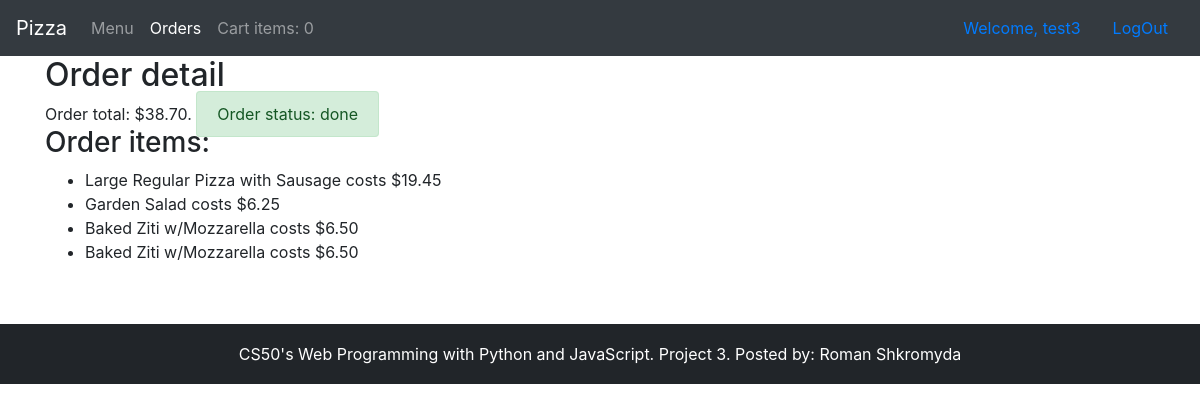
/order/21/ (signed in), run on the app's committed database.
### orders/models.py (models this page shows, shortened)
class Order(models.Model):
    created_by = models.ForeignKey(User, on_delete=models.CASCADE)
    created_on = models.DateTimeField(auto_now_add=True)
    done = models.BooleanField(default=False)
    total = models.DecimalField(max_digits=6, decimal_places=2)

class OrderItem(models.Model):
    order = models.ForeignKey(Order, on_delete=models.DO_NOTHING)
    category = models.ForeignKey(Category, on_delete=models.DO_NOTHING)
    name = models.CharField(max_length=500)
    price = models.DecimalField(max_digits=6, decimal_places=2)

### orders/views.py (the view)
# urls.py: path('order/<int:pk>/', OrderDetail.as_view(), name="order-detail"),
class OrderDetail(LoginRequiredMixin, DetailView):
    login_url = '/login/'
    context_object_name = 'order'
    queryset = Order.objects.all()
    get_allow_empty = True
    def get_context_data(self, **kwargs):
        context = super(OrderDetail, self).get_context_data(**kwargs)
        context['form'] = OrderForm
        return context

### orders/templates/orders/order_detail.html (shortened to what this page needs)
{% extends "orders/layout.html" %}
{% block content %}
    <h2>Order detail</h2>
    Order total: ${{ order.total }}.
    {% if order.done %}
        <span class="alert alert-success">Order status: done</span>
    {% endif %}
    <h3>Order items:</h3>
    <ul>
        {% for item in order.orderitem_set.all %}
            <li>{{ item.name }} costs ${{ item.price }}</li>
        {% endfor %}
    </ul>
{% endblock %}

### orders/templates/orders/layout.html (shortened to what this page needs)
<!DOCTYPE html>
<html lang="en">
<head>
    {% load static %}
    {% load bootstrap4 %}
    {% bootstrap_css %}
    <link rel="stylesheet" type="text/css" href="{% static 'orders/style.css' %}">
</head>
<body>
<nav class="navbar navbar-expand-md navbar-dark bg-dark">
    <a class="navbar-brand" href="#">Pizza</a>
    <div class="navbar-collapse collapse" id="navbarsExample04" style="">
        <ul class="navbar-nav mr-auto">
            <li class="nav-item {% if request.path == "/" %} active {% endif %}">
                <a class="nav-link" href="{% url 'index' %}">Menu <span class="sr-only">(current)</span></a>
            </li>
            {% if user.is_authenticated %}
                <li class="nav-item {% if "order" in request.path %} active {% endif %}">
                    <a class="nav-link" href="{% url 'orders' %}">Orders</a>
                </li>
                <li class="nav-item nav-link">Cart items: {{ request.session.cart_items|length }}</li>
            {% endif %}
        </ul>
        {% if not user.is_authenticated %}
            <form class="form-inline" action="{% url 'login' %}" method="post">
                {% csrf_token %}
                <div class="form-group">
                    <label for="id_username">Username:</label>
                    <input class="form-control" id="id_username" name="username" type="text" placeholder="Username"/>
                </div>
                <div class="form-group">
                    <label for="id_password">Password:</label>
                    <input class="form-control" id="id_password" name="password" type="password" placeholder="Password"/>
                </div>
                <input class="btn btn-default" type="submit" value="Login"/>
            </form>
            <a class="nav-link" href="{% url 'register' %}">Register</a>
        {% else %}
            <a class="nav-link" href="{% url 'profile' %}">Welcome, {{ user.username }}</a>
            <a class="nav-link" href="{% url 'logout' %}">LogOut</a>
        {% endif %}
    </div>
</nav>
<div class="container">
    {% block content %}
    {% endblock %}
</div>
<footer>
    <div>
        <span>CS50's Web Programming with Python and JavaScript. Project 3.</span>
        <span>Posted by: Roman Shkromyda</span>
    </div>
</footer>
</body>
</html>

### orders/static/orders/style.css (style rules this page uses)
footer { height: 60px; line-height: 60px; max-width: content-box; background-color: #212529; color: white; text-align: center; margin-top: 60px; }

### data on the page
Order: total "38.70"
OrderItem: name "Large Regular Pizza with Sausage", price "19.45"
OrderItem: name "Garden Salad", price "6.25"
OrderItem: name "Baked Ziti w/Mozzarella", price "6.50"
OrderItem: name "Baked Ziti w/Mozzarella", price "6.50"

### other printed values
{{ request.session.cart_items|length }} "0"
{{ user.username }} "test3"
